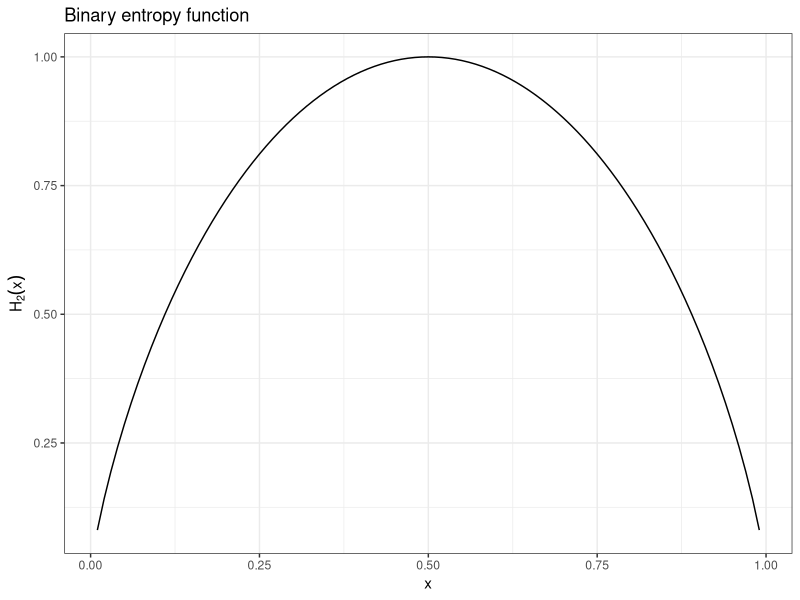
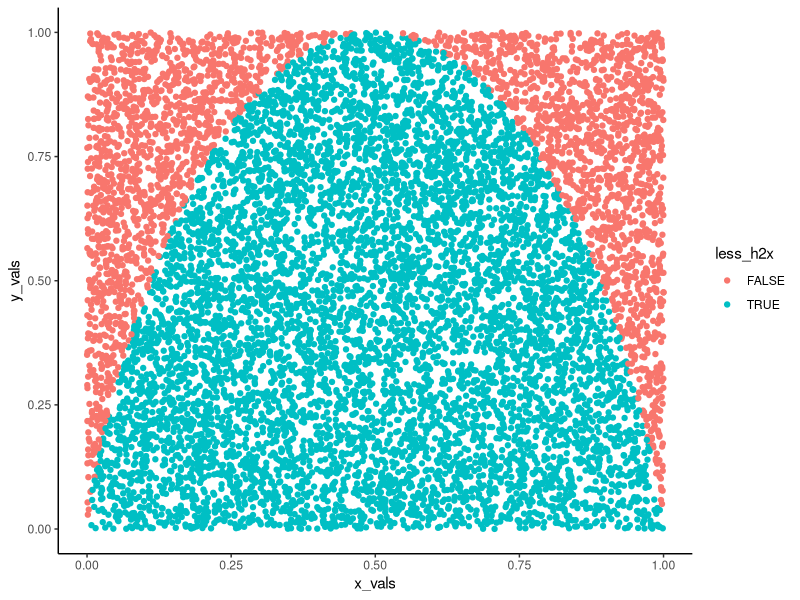
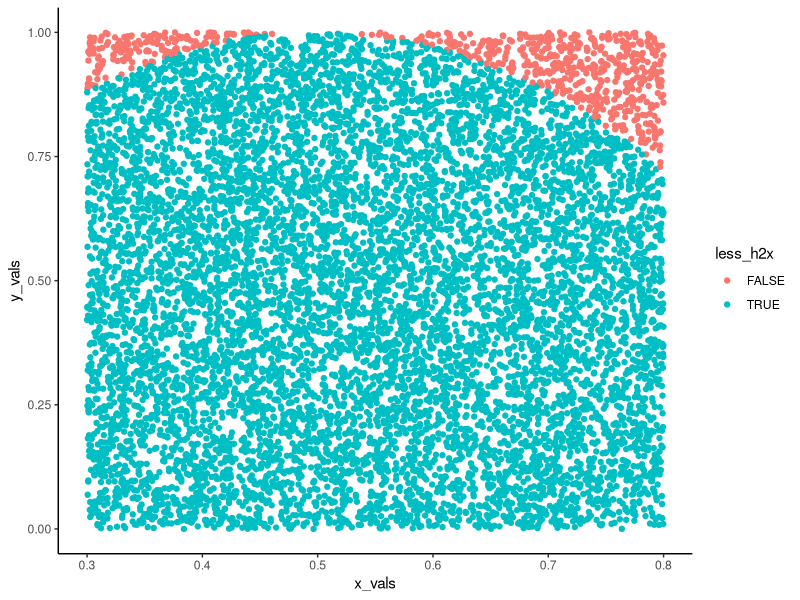
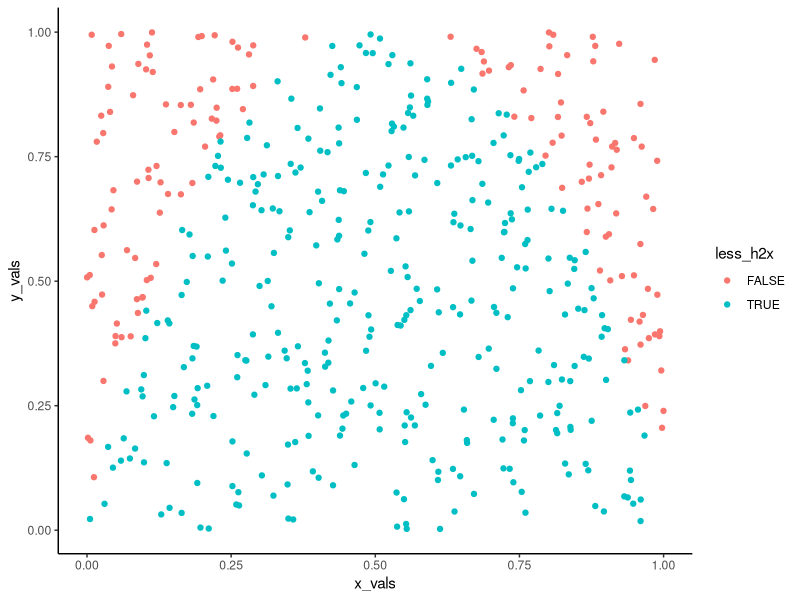

Write R code to recreate these figures, in order. (Note: this script raises an error after producing the figures.)
## ---- chunk 1
### Binary entropy function.
### This function takes on an x between zero and one and returns the H2(x) of this value

h2x <- function (x){
  x * log2(1/x) + (1-x) * log2(1/(1-x)) #Note that the binary entropy function 
}

h2x_df <- data.frame(x = seq(0.01, 0.99, 0.01), h2x = h2x(seq(0.01, 0.99, 0.01)))

library(ggplot2)

ggplot(h2x_df, aes(x = x, y = h2x)) +
  geom_line() +
  theme_bw() +
  labs(
    title = "Binary entropy function",
  ) +
  ylab(bquote(H[2](x)))


## ---- chunk 2
library(dplyr)
##library(purrr) - I thought I'd need purr. Then i realized how simple this is if we vectorize :)

##First set up a base DF, with 10000 sims.

sampler_results <- data.frame(x_vals = runif(10000, 0, 1), 
                              y_vals = runif(10000, 0, 1)) %>%
  ##Next check if the values are less than the H2(x) values
  mutate(
    h2x_vals = h2x(x_vals),
    less_h2x = if_else(y_vals <= h2x_vals, TRUE, FALSE) #I broke this up into two steps, so I can check if the intermediate steps work the way they should :)
  )


## ---- chunk 3

area_under_curve <- sampler_results %>%
  summarize(
    n_total = n(),
    under_curve = sum(less_h2x),
    area = under_curve / n_total
  ) %>%
  pull(area)

area_under_curve

## ---- chunk 4
sampler_results %>%
  ggplot(aes(x = x_vals, y = y_vals, color = less_h2x)) +
  geom_point() +
  theme_classic()
## ---- chunk 5
simulate_h2x <- function (x1, x2, n_sims){
  ### Takes on values of x and returns the H2(x) integral between those values.
  ### Assumes x1 < x2 and 0 < x1, x2 < 1
  
  
  simulation_results <- data.frame(x_vals = runif(n_sims, x1, x2), 
                              y_vals = runif(n_sims, 0, 1)) %>%
  ##Next check if the values are less than the H2(x) values
  mutate(
    h2x_vals = h2x(x_vals),
    less_h2x = if_else(y_vals <= h2x_vals, TRUE, FALSE) #I broke this up into two steps, so I can check if the intermediate steps work the way they should :)
  )
  
  simulation_results
}


#Run a visual test

simulate_h2x(0.3, 0.8, 10000) %>%
  ggplot(aes(x = x_vals, y = y_vals, color = less_h2x)) +
  geom_point() +
  theme_classic()

## ---- chunk 6
read_h2x_mc <- function (mc_results, x1, x2, y1 = 0, y2 = 1){
  ###The function takes on the raw MC results and returns the area under the curve between X1 and x2.
  
  area_checked <- (x2 - x1) * (y2 - y1)
  
  result <- mc_results %>%
    summarize(
      n_total = n(),
      n_under = sum(less_h2x),
      area_under_curve = area_checked * n_under / n_total
    ) %>%
    pull(area_under_curve)
    
  
  round(result[1], 3) #Return as a single value, not a vector
  
}

##Test
simulate_h2x(0, 1, 10000) %>%
  read_h2x_mc(x1 = 0, x2 = 1)




## ---- chunk 7
wrap_h2x_mc <- function (x1, x2, y1 = 0, y2 = 0, n_sims){
  ###Wrapper function chaining the actual MC simulation and the result reader
  
  simulate_h2x(x1, x2, n_sims) %>%
    read_h2x_mc(x1, x2)
  
}

##Test
wrap_h2x_mc(x1= 0.2, x2 = 0.35, n_sims = 5000)



## ---- chunk 8
simulate_h2x(0, 1, 500) %>%
  ggplot(aes(x = x_vals, y = y_vals, color = less_h2x)) +
  geom_point() +
  theme_classic()
## ---- chunk 9
wrap_control_h2x_mc <- function (x1, x2, target_sd, num_mcs){
  ### The function takes on arguments relating to the range over which we want to integrate and returns the distribution of num_mcs results, with an SD of less than the target_sd.
  ### Assumes x1>x2
  
  ## Calculate max y
  y2 <- data.frame(x_values = seq(x1, x2, length.out = 100)) %>%
    mutate(y_values = h2x(x_values)) %>%
    summarize(max_y = max(y_values, na.rm = TRUE)) %>%
    pull(max_y)
  
  y2 <- min(1, y2 + 0.01) #What we want to do here is make sure that the upper sampler level is over the actual maximum within a given range

  ## Set up the vector  to track the different MC results
  n_sims <- 1000
  mc_sigma <- 20 #Set a too high starting MC sigma to avoid the while loop from not working
  
  while (mc_sigma > target_sd) {
    mc_results <- c()
    
    for (i in 1:num_mcs) {
      indiv_mc_result <- simulate_h2x(x1, x2, n_sims) %>%
        read_h2x_mc(x1, x2, y1 = 0, y2 = y2)
      
      mc_results <- c(mc_results, indiv_mc_result)
      
    }
    n_sims <- n_sims * 2
    mc_sigma <- sd(mc_results)
    mc_mu <- mean(mc_results)
    
  }
  
  final_result <- c(mc_mu, mc_sigma, n_sims)
  names(final_result) <- c("mc_mu", "mc_sigma", "n_sims")
  
  final_result
  
  
}


##Test
Sys.time()
wrap_control_h2x_mc(x1 = 0, x2=  1, target_sd = 0.001, num_mcs = 5)
wrap_control_h2x_mc(x1 = 0, x2 = 1, target_sd = 0.000001, num_mcs = 5)
Sys.time()

## ---- chunk 10
Sys.time()
for (i in 1:33000000*5) {
  test <- 1+1
}
Sys.time()
